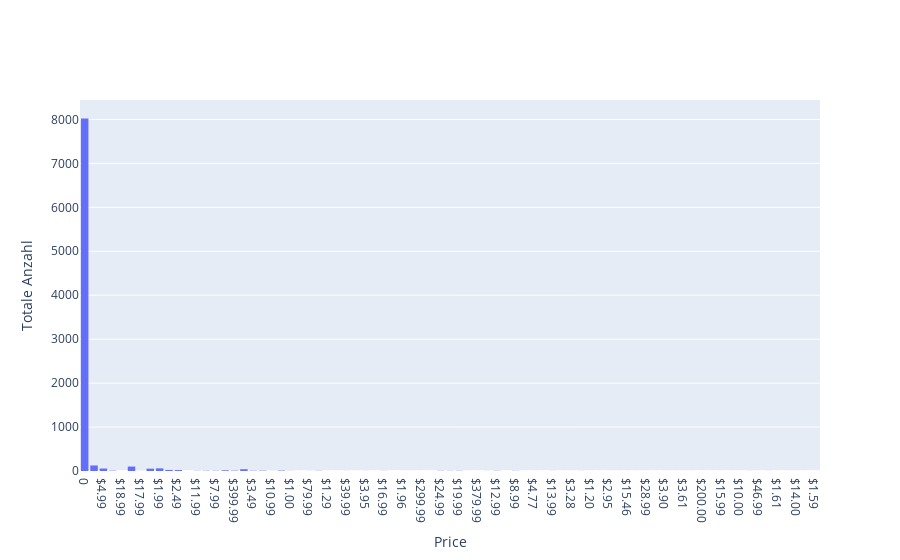

The code cell stored with this chart in its notebook:
### Code cell
data = [
    go.Histogram( x = X_train['Price'])
    ]

fig = go.Figure(data)
fig.update_xaxes(title_text='Price')
fig.update_yaxes(title_text='Totale Anzahl')
fig.show()

### Figure 1 — Plotly figure (JSON) as saved in the notebook; plotly's stock layout.template omitted (floating-point values rounded to 4 significant figures; data arrays with more than 128 entries replaced by an {"elided": "..."} marker saying what was removed)
{"data": [{"x": {"elided": "8672 str values"}, "type": "histogram"}], "layout": {"xaxis": {"title": {"text": "Price"}}, "yaxis": {"title": {"text": "Totale Anzahl"}}}}
